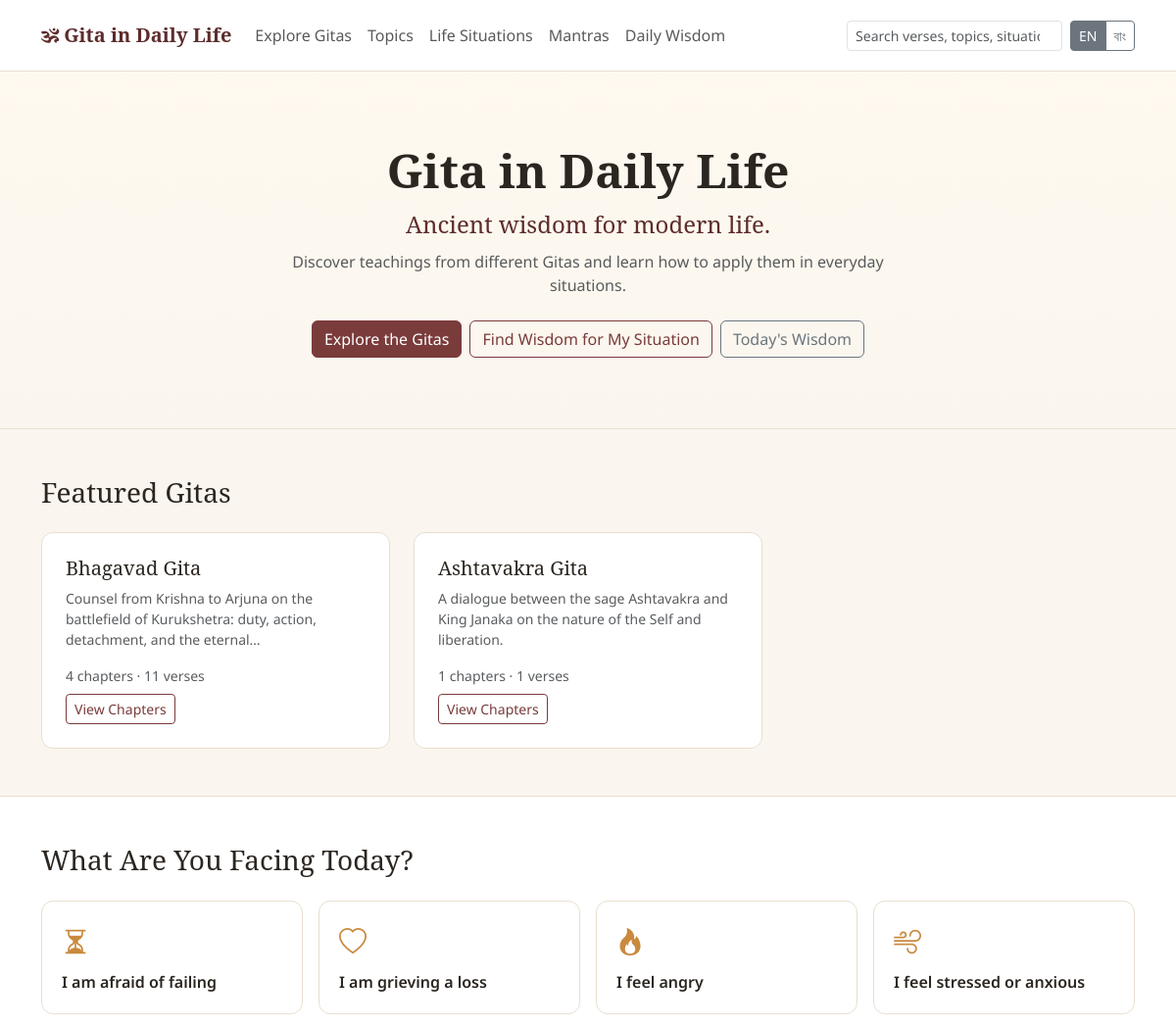
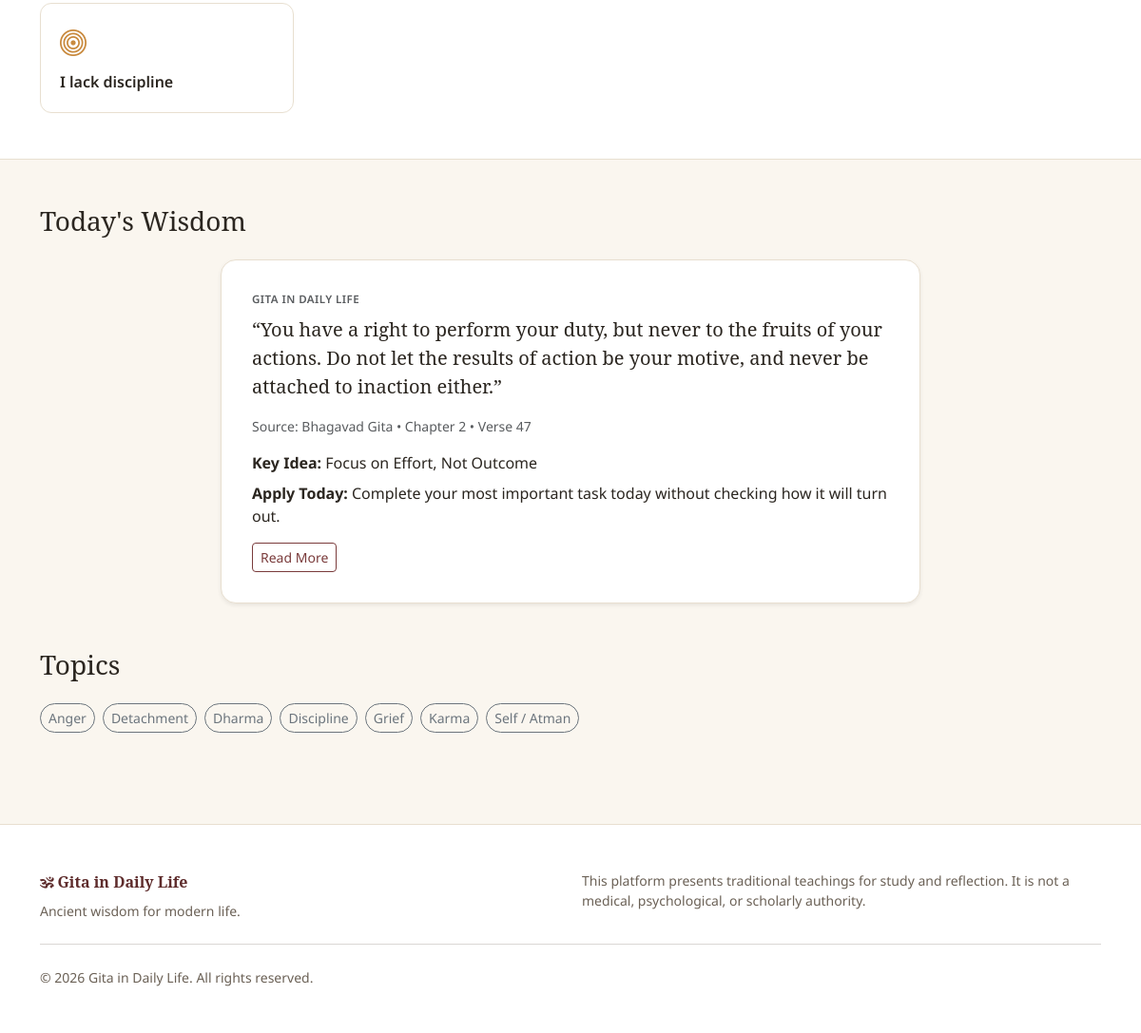
Screenshot of /public/ with the database file from the repository (2 pictures, top to bottom).
### tables this page shows
CREATE TABLE gitas (
    id INT UNSIGNED AUTO_INCREMENT PRIMARY KEY,
    name VARCHAR(150) NOT NULL,
    slug VARCHAR(160) NOT NULL UNIQUE,
    alternate_names VARCHAR(255) NULL,
    short_description VARCHAR(500) NULL,
    introduction TEXT NULL,
    historical_context TEXT NULL,
    philosophy TEXT NULL,
    main_themes TEXT NULL,
    author_attribution VARCHAR(255) NULL,
    cover_image VARCHAR(255) NULL,
    language_available VARCHAR(100) NULL DEFAULT 'en',
    featured TINYINT(1) NOT NULL DEFAULT 0,
    status ENUM('draft','pending','published','archived') NOT NULL DEFAULT 'draft',
    meta_title VARCHAR(255) NULL,
    meta_description VARCHAR(500) NULL,
    created_by INT UNSIGNED NULL,
    updated_by INT UNSIGNED NULL,
    created_at DATETIME NOT NULL DEFAULT CURRENT_TIMESTAMP,
    updated_at DATETIME NOT NULL DEFAULT CURRENT_TIMESTAMP ON UPDATE CURRENT_TIMESTAMP,
    INDEX idx_gitas_status (status),
    INDEX idx_gitas_featured (featured)
);

CREATE TABLE situations (
    id INT UNSIGNED AUTO_INCREMENT PRIMARY KEY,
    name VARCHAR(150) NOT NULL,
    slug VARCHAR(160) NOT NULL UNIQUE,
    description TEXT NULL,
    icon VARCHAR(60) NULL,
    status ENUM('draft','pending','published','archived') NOT NULL DEFAULT 'published',
    created_at DATETIME NOT NULL DEFAULT CURRENT_TIMESTAMP,
    updated_at DATETIME NOT NULL DEFAULT CURRENT_TIMESTAMP ON UPDATE CURRENT_TIMESTAMP,
    INDEX idx_situations_status (status)
);

CREATE TABLE daily_wisdom (
    id INT UNSIGNED AUTO_INCREMENT PRIMARY KEY,
    wisdom_date DATE NOT NULL UNIQUE,
    verse_id INT UNSIGNED NOT NULL,
    title VARCHAR(255) NULL,
    short_message TEXT NULL,
    practical_action TEXT NULL,
    reflection_question VARCHAR(500) NULL,
    mantra_id INT UNSIGNED NULL,
    featured TINYINT(1) NOT NULL DEFAULT 0,
    status ENUM('draft','pending','published','archived') NOT NULL DEFAULT 'published',
    created_at DATETIME NOT NULL DEFAULT CURRENT_TIMESTAMP,
    FOREIGN KEY (verse_id) REFERENCES verses(id) ON DELETE CASCADE,
    FOREIGN KEY (mantra_id) REFERENCES mantras(id) ON DELETE SET NULL,
    INDEX idx_daily_wisdom_date (wisdom_date)
);

CREATE TABLE verses (
    id INT UNSIGNED AUTO_INCREMENT PRIMARY KEY,
    gita_id INT UNSIGNED NOT NULL,
    chapter_id INT UNSIGNED NOT NULL,
    verse_number INT UNSIGNED NOT NULL,
    sanskrit_text TEXT NULL,
    transliteration TEXT NULL,
    word_by_word_meaning TEXT NULL,
    literal_translation TEXT NULL,
    simple_translation_en TEXT NULL,
    translation_bn TEXT NULL,
    explanation TEXT NULL,
    philosophical_meaning TEXT NULL,
    key_teaching VARCHAR(500) NULL,
    audio_path VARCHAR(255) NULL,
    video_path VARCHAR(255) NULL,
    translator VARCHAR(150) NULL,
    commentator VARCHAR(150) NULL,
    featured TINYINT(1) NOT NULL DEFAULT 0,
    status ENUM('draft','pending','published','archived') NOT NULL DEFAULT 'draft',
    created_by INT UNSIGNED NULL,
    updated_by INT UNSIGNED NULL,
    created_at DATETIME NOT NULL DEFAULT CURRENT_TIMESTAMP,
    updated_at DATETIME NOT NULL DEFAULT CURRENT_TIMESTAMP ON UPDATE CURRENT_TIMESTAMP,
    UNIQUE KEY uniq_chapter_verse (chapter_id, verse_number),
    FOREIGN KEY (gita_id) REFERENCES gitas(id) ON DELETE CASCADE,
    FOREIGN KEY (chapter_id) REFERENCES chapters(id) ON DELETE CASCADE,
    INDEX idx_verses_status (status),
    INDEX idx_verses_featured (featured)
);

CREATE TABLE topics (
    id INT UNSIGNED AUTO_INCREMENT PRIMARY KEY,
    name VARCHAR(150) NOT NULL,
    slug VARCHAR(160) NOT NULL UNIQUE,
    description TEXT NULL,
    status ENUM('draft','pending','published','archived') NOT NULL DEFAULT 'published',
    created_at DATETIME NOT NULL DEFAULT CURRENT_TIMESTAMP,
    updated_at DATETIME NOT NULL DEFAULT CURRENT_TIMESTAMP ON UPDATE CURRENT_TIMESTAMP,
    INDEX idx_topics_status (status)
);

### views/frontend/home.php (the view, shortened to what the rows shown need)
<section class="hero-gidl py-5">
  <div class="container py-4 text-center">
    <h1 class="display-5 fw-bold mb-2"><?= e(__t('home.hero_title')) ?></h1>
    <p class="fs-4 font-serif mb-2" style="color:var(--gidl-primary-dark);"><?= e(__t('home.hero_subtitle')) ?></p>
    <p class="text-muted mx-auto mb-4" style="max-width:640px;"><?= e(__t('home.hero_supporting')) ?></p>
    <div class="d-flex flex-wrap justify-content-center gap-2">
      <a href="<?= e(url('gitas')) ?>" class="btn btn-primary"><?= e(__t('home.cta_explore')) ?></a>
      <a href="<?= e(url('situations')) ?>" class="btn btn-outline-primary"><?= e(__t('home.cta_situation')) ?></a>
      <a href="<?= e(url('daily-wisdom')) ?>" class="btn btn-outline-secondary"><?= e(__t('home.cta_today')) ?></a>
    </div>
  </div>
</section>
<section class="container py-5">
  <h2 class="h3 mb-4"><?= e(__t('home.featured_gitas')) ?></h2>
  <div class="row g-4">
    <?php foreach ($featuredGitas as $gita): ?>
      <div class="col-md-4">
        <a href="<?= e(url('gitas/' . $gita['slug'])) ?>" class="text-decoration-none text-reset">
          <div class="card-gidl p-4 h-100">
            <h3 class="h5 font-serif"><?= e($gita['name']) ?></h3>
            <p class="text-muted small mb-3"><?= e(str_excerpt($gita['short_description'], 110)) ?></p>
            <div class="small text-muted mb-2">
              <?= (int) Gita::chapterCount((int) $gita['id']) ?> <?= e(__t('gitas.chapters_suffix')) ?> &middot;
              <?= (int) Gita::verseCount((int) $gita['id']) ?> <?= e(__t('gitas.verses_suffix')) ?>
            </div>
            <span class="btn btn-sm btn-outline-primary"><?= e(__t('action.view_chapters')) ?></span>
          </div>
        </a>
      </div>
    <?php endforeach; ?>
  </div>
</section>
<section class="py-5" style="background:var(--gidl-surface); border-top:1px solid var(--gidl-border); border-bottom:1px solid var(--gidl-border);">
  <div class="container">
    <h2 class="h3 mb-4"><?= e(__t('home.situations_title')) ?></h2>
    <div class="row g-3">
      <?php foreach ($situations as $situation): ?>
        <div class="col-6 col-md-3">
          <a class="situation-tile" href="<?= e(url('situations/' . $situation['slug'])) ?>">
            <i class="bi bi-<?= e($situation['icon'] ?: 'compass') ?> fs-3 mb-2 d-block" style="color:var(--gidl-accent);"></i>
            <div class="fw-semibold"><?= e($situation['name']) ?></div>
          </a>
        </div>
      <?php endforeach; ?>
    </div>
  </div>
</section>
<?php if ($dailyWisdom): ?>
<section class="container py-5">
  <h2 class="h3 mb-4"><?= e(__t('home.daily_wisdom_title')) ?></h2>
  <div class="row justify-content-center">
    <div class="col-md-8">
      <?php
        $card = [
            'quote' => verse_text($dailyWisdom),
            'source' => $dailyWisdom['gita_name'] . ' • ' . __t('chapter.label') . ' ' . $dailyWisdom['chapter_number'] . ' • ' . __t('chapter.verse_label') . ' ' . $dailyWisdom['verse_number'],
            'key_idea' => $dailyWisdom['title'],
            'apply' => $dailyWisdom['practical_action'],
            'link' => url('verses/' . $dailyWisdom['gita_slug'] . '/' . $dailyWisdom['chapter_number'] . '/' . $dailyWisdom['verse_number']),
        ];
        include VIEWS_PATH . '/frontend/partials/wisdom-card.php';
      ?>
    </div>
  </div>
</section>
<?php endif; ?>
<section class="container pb-5">
  <h2 class="h3 mb-4"><?= e(__t('nav.topics')) ?></h2>
  <div class="d-flex flex-wrap gap-2">
    <?php foreach ($topics as $topic): ?>
      <a href="<?= e(url('topics/' . $topic['slug'])) ?>" class="btn btn-sm btn-outline-secondary rounded-pill"><?= e($topic['name']) ?></a>
    <?php endforeach; ?>
  </div>
</section>

### views/frontend/partials/wisdom-card.php
<?php
$card = $card ?? [];
?>
<div class="wisdom-card shadow-sm">
  <div class="badge-label text-muted mb-2"><?= e(APP_NAME) ?></div>
  <blockquote class="font-serif fs-5 mb-3" style="color:var(--gidl-text);">
    “<?= e($card['quote'] ?? '') ?>”
  </blockquote>
  <?php if (!empty($card['source'])): ?>
    <p class="small text-muted mb-3"><?= e(__t('wisdom_card.source')) ?> <?= e($card['source']) ?></p>
  <?php endif; ?>
  <?php if (!empty($card['key_idea'])): ?>
    <p class="mb-2"><strong><?= e(__t('wisdom_card.key_idea')) ?></strong> <?= e($card['key_idea']) ?></p>
  <?php endif; ?>
  <?php if (!empty($card['apply'])): ?>
    <p class="mb-3"><strong><?= e(__t('wisdom_card.apply_today')) ?></strong> <?= e($card['apply']) ?></p>
  <?php endif; ?>
  <?php if (!empty($card['link'])): ?>
    <a href="<?= e($card['link']) ?>" class="btn btn-sm btn-outline-primary"><?= e(__t('action.read_more')) ?></a>
  <?php endif; ?>
</div>

### app/core/Router.php (shortened to what the rows shown need)
<?php
final class Router
{
    private array $routes = [];
    public function get(string $pattern, string $handler): void
    {
        $this->routes[] = ['GET', $pattern, $handler];
    }
    public function dispatch(): void
    {
        $uri = $this->currentPath();
        foreach ($this->routes as [$routeMethod, $pattern, $handler]) {
            $regex = $this->patternToRegex($pattern);
            if (preg_match($regex, $uri, $matches)) {
                $params = array_filter($matches, static fn ($key) => !is_int($key), ARRAY_FILTER_USE_KEY);
                $this->callHandler($handler, array_values($params));
                return;
            }
        }
    }
    private function currentPath(): string
    {
        $uri = Request::uri();
        $base = APP_BASE_PATH;
        if ($base !== '' && str_starts_with($uri, $base)) {
            $uri = substr($uri, strlen($base));
        }
        $uri = '/' . trim($uri, '/');
        return $uri;
    }
    private function patternToRegex(string $pattern): string
    {
        $pattern = rtrim($pattern, '/');
        if ($pattern === '') {
            $pattern = '/';
        }
        $regex = preg_replace('#\{([a-zA-Z_][a-zA-Z0-9_]*)\}#', '(?P<$1>[^/]+)', $pattern);
        return '#^' . $regex . '$#u';
    }
    private function callHandler(string $handler, array $params): void
    {
        [$controllerName, $methodName] = explode('@', $handler);
        $controller = new $controllerName();
        $controller->$methodName(...$params);
    }
}

### rows the page displays
gitas: name "Bhagavad Gita", short_description "Counsel from Krishna to Arjuna on the battlefield of Kurukshetra: duty, action, detachment, and the eternal…", id "4", __t "chapters", id "11", __t "verses", __t "View Chapters"
gitas: name "Ashtavakra Gita", short_description "A dialogue between the sage Ashtavakra and King Janaka on the nature of the Self and liberation.", id "1", __t "chapters", __t "verses", __t "View Chapters"
situations: name "I am afraid of failing"
situations: name "I am grieving a loss"
situations: name "I feel angry"
situations: name "I feel stressed or anxious"
situations: name "I lack discipline"
daily_wisdom: verse.simple_translation_en "You have a right to perform your duty, but never to the fruits of your actions. Do not let the results of action be your motive, and never be attached to inaction either.", title "Focus on Effort, Not Outcome", practical_action "Complete your most important task today without checking how it will turn out."
topics: name "Anger"
topics: name "Detachment"
topics: name "Dharma"
topics: name "Discipline"
topics: name "Grief"
topics: name "Karma"
topics: name "Self / Atman"

### other values shown
__t('nav.gitas') "Explore Gitas"
__t('nav.topics') "Topics"
__t('nav.situations') "Life Situations"
__t('nav.mantras') "Mantras"
__t('nav.daily_wisdom') "Daily Wisdom"
__t('home.hero_title') "Gita in Daily Life"
__t('home.hero_subtitle') "Ancient wisdom for modern life."
__t('home.hero_supporting') "Discover teachings from different Gitas and learn how to apply them in everyday situations."
__t('home.cta_explore') "Explore the Gitas"
__t('home.cta_situation') "Find Wisdom for My Situation"
__t('home.cta_today') "Today's Wisdom"
__t('home.featured_gitas') "Featured Gitas"
__t('home.situations_title') "What Are You Facing Today?"
__t('home.daily_wisdom_title') "Today's Wisdom"
__t('wisdom_card.source') "Source:"
